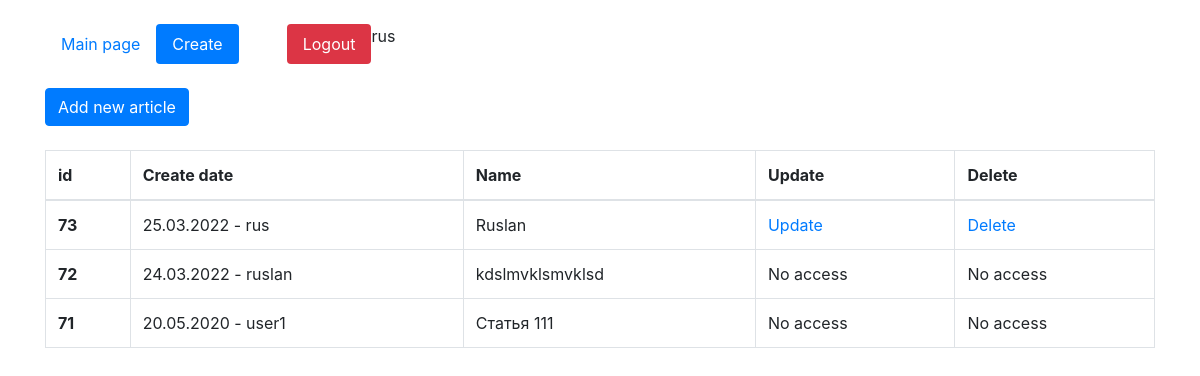
Screenshot of /edit-page (signed in) with the database file from the repository.
### core/models.py (models this page shows, shortened)
class Articles(models.Model):
    author = models.ForeignKey(User, on_delete = models.CASCADE, verbose_name='Article owner', blank = True, null = True )
    create_date = models.DateTimeField(auto_now=True)
    name = models.CharField(max_length=200, verbose_name='Post name:')
    text = models.TextField(verbose_name='Text')

### core/views.py (the view, shortened to what this page needs)
# urls.py: path('edit-page', views.ArticleCreateView.as_view(), name='edit_page'),
class ArticleCreateView(LoginRequiredMixin, CustomSuccessMessageMixin, CreateView):
    login_url = reverse_lazy('login_page')
    model = Articles
    template_name = 'edit_page.html'
    form_class = ArticleForm
    success_url = reverse_lazy('edit_page')
    success_msg = 'Post created'
    def get_context_data(self,**kwargs):
        kwargs['list_articles'] = Articles.objects.all().order_by('-id')
        return super().get_context_data(**kwargs)

### core/templates/edit_page.html (shortened to what this page needs)
{% extends 'index.html' %}
    {% block content %}
<br>
<button type="button" class="btn btn-primary" data-toggle="modal" data-target="#exampleModal">
  Add new article
</button>
    {% if update %}
    {% if success_update %}
    <p style="color:red">Post updated</p>
    {% endif %}
    <p class="mt-4">Edit Page</p>
    <p><a href="{% url 'edit_page' %}">Back</a></p>
    <form id="update_data" method="post">
            {% csrf_token %}
            {{form}}
        </form>
    <button form="update_data" type="submit" class="btn btn-primary">Update</button>
    {% else %}
    <table class="table table-bordered mt-4">
  <thead>
    <tr>
      <th scope="col">id</th>
      <th scope="col">Create date</th>
      <th scope="col">Name</th>
      <th scope="col">Update</th>
      <th scope="col">Delete</th>
    </tr>
  </thead>
  <tbody>
      {% for i in list_articles %}
    <tr {% if i.id|slugify == request.GET.id %} style="background:red" {% endif %}>
      <th>{{i.id}}</th>
      <td>{{i.create_date|date:'d.m.Y'}} - {{i.author}}</td>
      <td>{{i.name}}</td>
      <td>
          {% if request.user == i.author %}
          <a href="{% url 'update_page' i.id %}">Update</a>
          {% else %}
          No access
          {% endif %}
          </td>
      <td>
          {% if request.user == i.author %}
          <a href="javascript:void()" onclick="delete_question{{i.id}}()">Delete</a>
          {% else %}
          No access
            {% endif %}
          </td>
    </tr>
    {% endfor %}
  </tbody>
</table>
{% endif %}
   {% endblock %}

### core/templates/index.html (shortened to what this page needs)
<!doctype html>
<html lang="en">
  <head>
    <link rel="stylesheet" href="https://stackpath.bootstrapcdn.com/bootstrap/4.4.1/css/bootstrap.min.css">
  </head>
  <body>
      <div class="container mt-4">
          <ul class="nav nav-pills">
  <li class="nav-item">
      {% url 'home' as url_home %}
    <a class="nav-link {% if url_home == request.path %}active{% endif %}" href="{{url_home}}">Main page</a>
  </li>
  <li class="nav-item">
      {% url 'edit_page' as url_edit_page %}
    <a class="nav-link {% if url_edit_page == request.path %}active{% endif %}" href="{{url_edit_page}}">Create</a>
  </li>
  {% if request.user.is_authenticated %}
      <li class="nav-item">
        {% url 'logout_page' as url_logout_page %}
    <a class="nav-link btn-danger ml-5" href="{{url_logout_page}}">Logout</a>
  </li>
  {% endif %}
{{request.user}}
</ul>
    {% block content %}{% endblock %}
</div>
  </body>
</html>

### rows the page displays
Articles: id "73", create_date "25.03.2022", author "rus", name "Ruslan", shows "Update"
Articles: id "72", create_date "24.03.2022", author "ruslan", name "kdslmvklsmvklsd", shows "No access"
Articles: id "71", create_date "20.05.2020", author "user1", name "Статья 111", shows "No access"

### other values shown
{{ request.user }} "rus"
